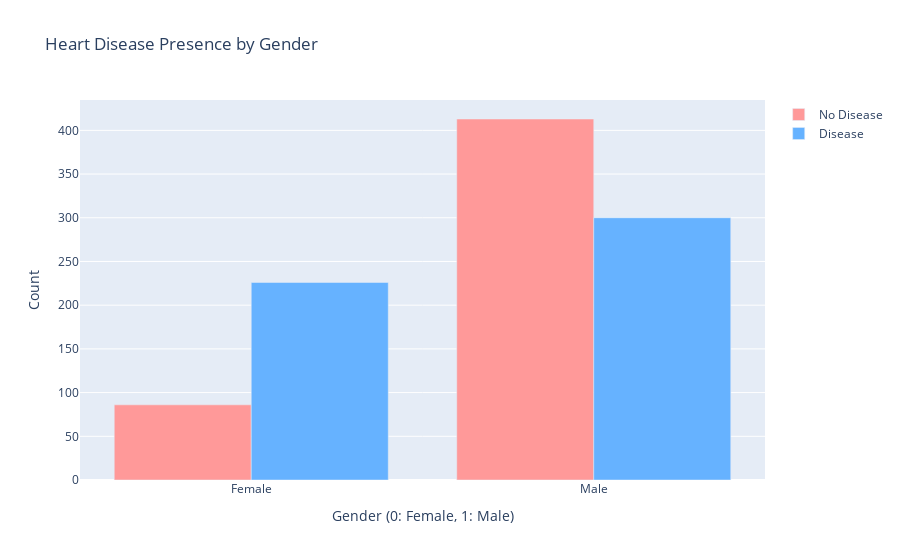

The notebook cell this image was saved under:
### Markdown cell above
There is a clear difference in the gender distribution between heart disease cases and non-cases.
Males are more likely to have heart disease than females. This suggests that gender may be a significant risk factor for heart disease.

### Code cell
# Group data by gender and calculate the count of heart disease cases and non-cases
gender_heart_disease = heart.groupby(['sex', 'disease'])['disease'].count().unstack()

# Create a bar plot using Plotly
fig = go.Figure(data=[
    go.Bar(x=[0, 1], y=gender_heart_disease[0], name='No Disease', marker_color='#FF9999'),
    go.Bar(x=[0, 1], y=gender_heart_disease[1], name='Disease', marker_color='#66B2FF')
])

# Customize the layout
fig.update_layout(
    title='Heart Disease Presence by Gender',
    xaxis=dict(title='Gender (0: Female, 1: Male)', tickvals=[0, 1], ticktext=['Female', 'Male']),
    yaxis=dict(title='Count'),
    barmode='group',
)

# Perform a chi-squared test for gender and heart disease presence
chi2, p, _, _ = chi2_contingency(gender_heart_disease)
print(f"Chi-squared test statistic: {chi2}")
print(f"P-value: {p}")

fig.show()

### Figure 1 — Plotly figure (JSON) as saved in the notebook; plotly's stock layout.template omitted (floating-point values rounded to 4 significant figures)
{"data": [{"marker": {"color": "#FF9999"}, "name": "No Disease", "type": "bar", "x": [0, 1], "y": [86, 413]}, {"marker": {"color": "#66B2FF"}, "name": "Disease", "type": "bar", "x": [0, 1], "y": [226, 300]}], "layout": {"barmode": "group", "title": {"text": "Heart Disease Presence by Gender"}, "xaxis": {"ticktext": ["Female", "Male"], "tickvals": [0, 1], "title": {"text": "Gender (0: Female, 1: Male)"}}, "yaxis": {"title": {"text": "Count"}}}}
